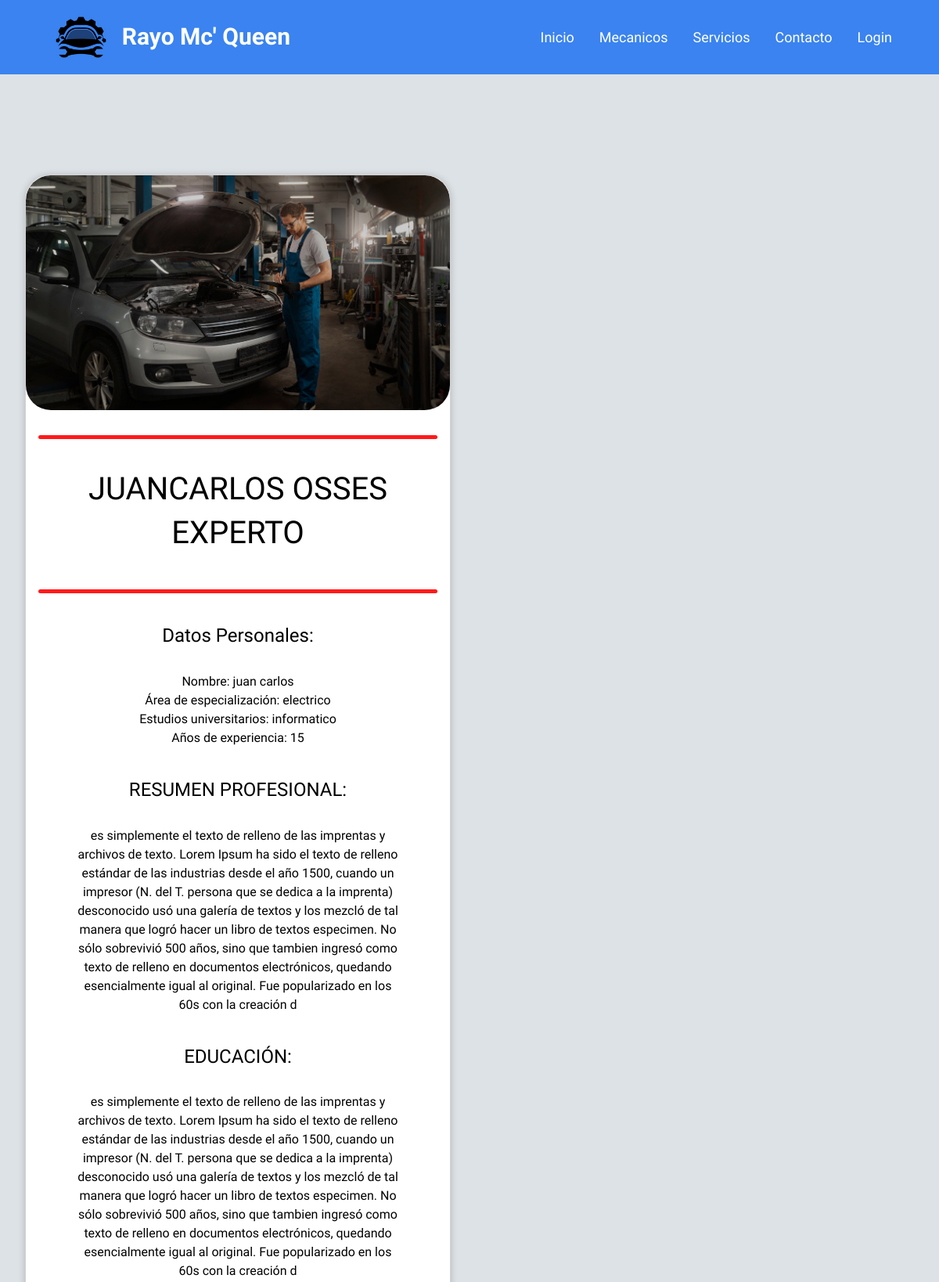
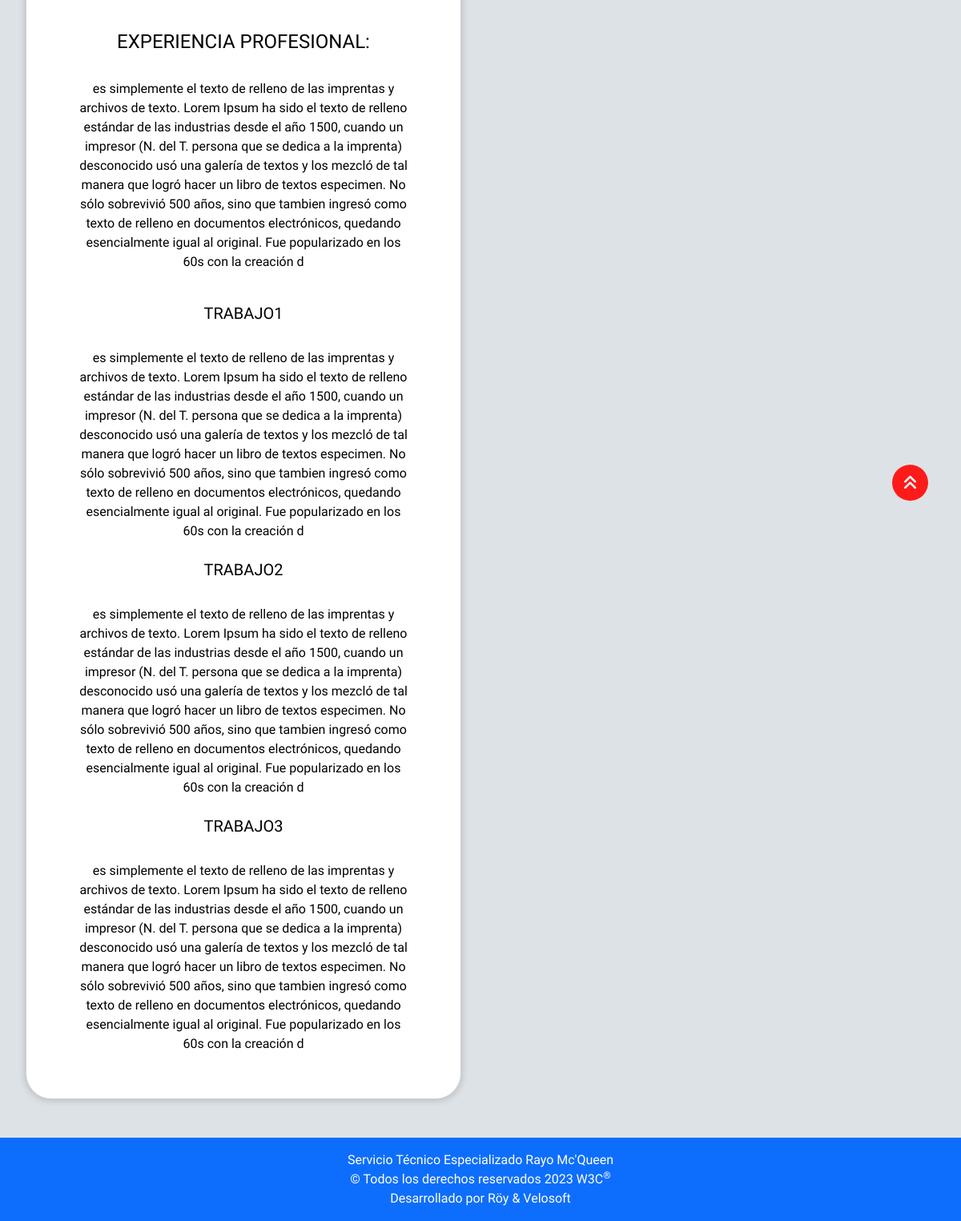
The page /detalle_mecanico/ on the database as committed earlier (2 pictures, top to bottom).
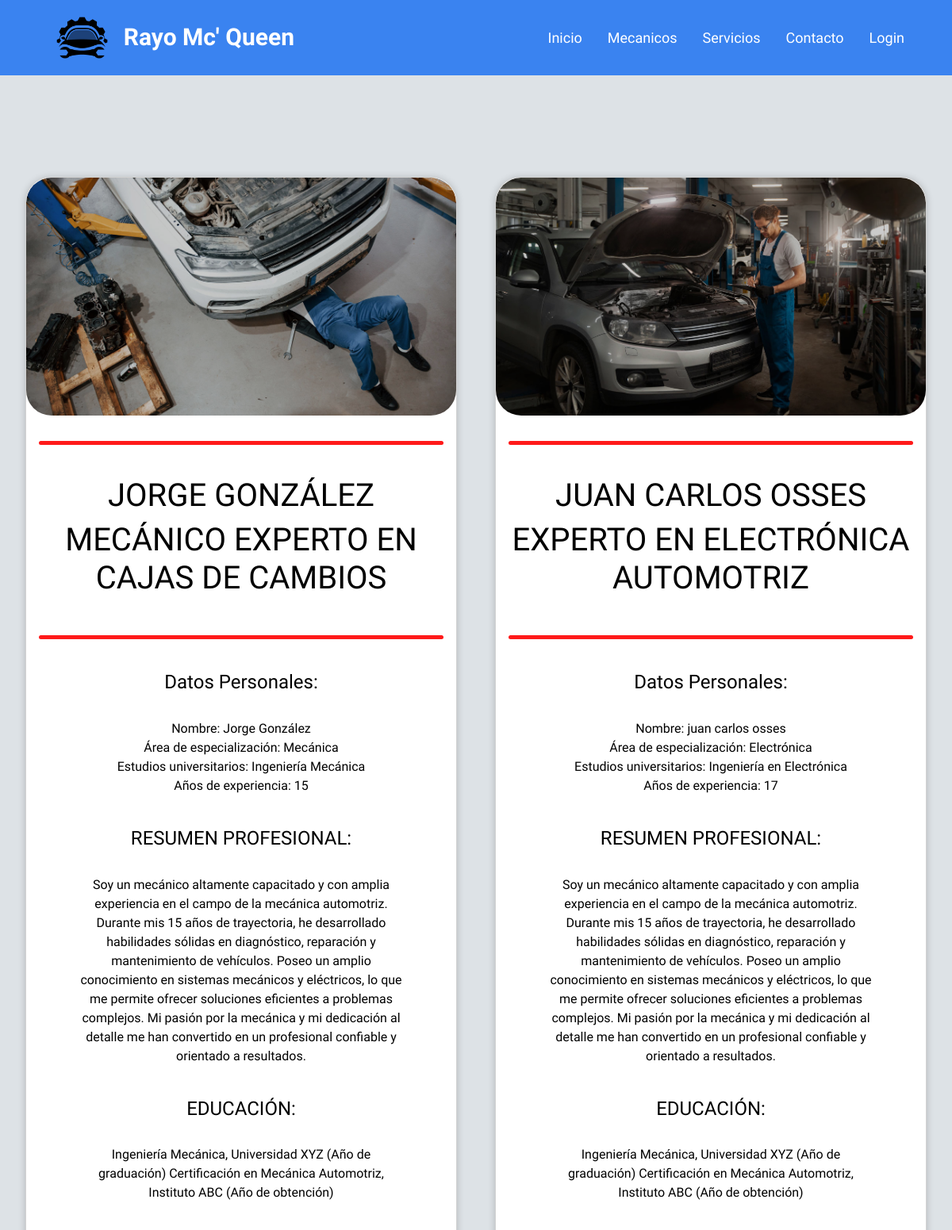
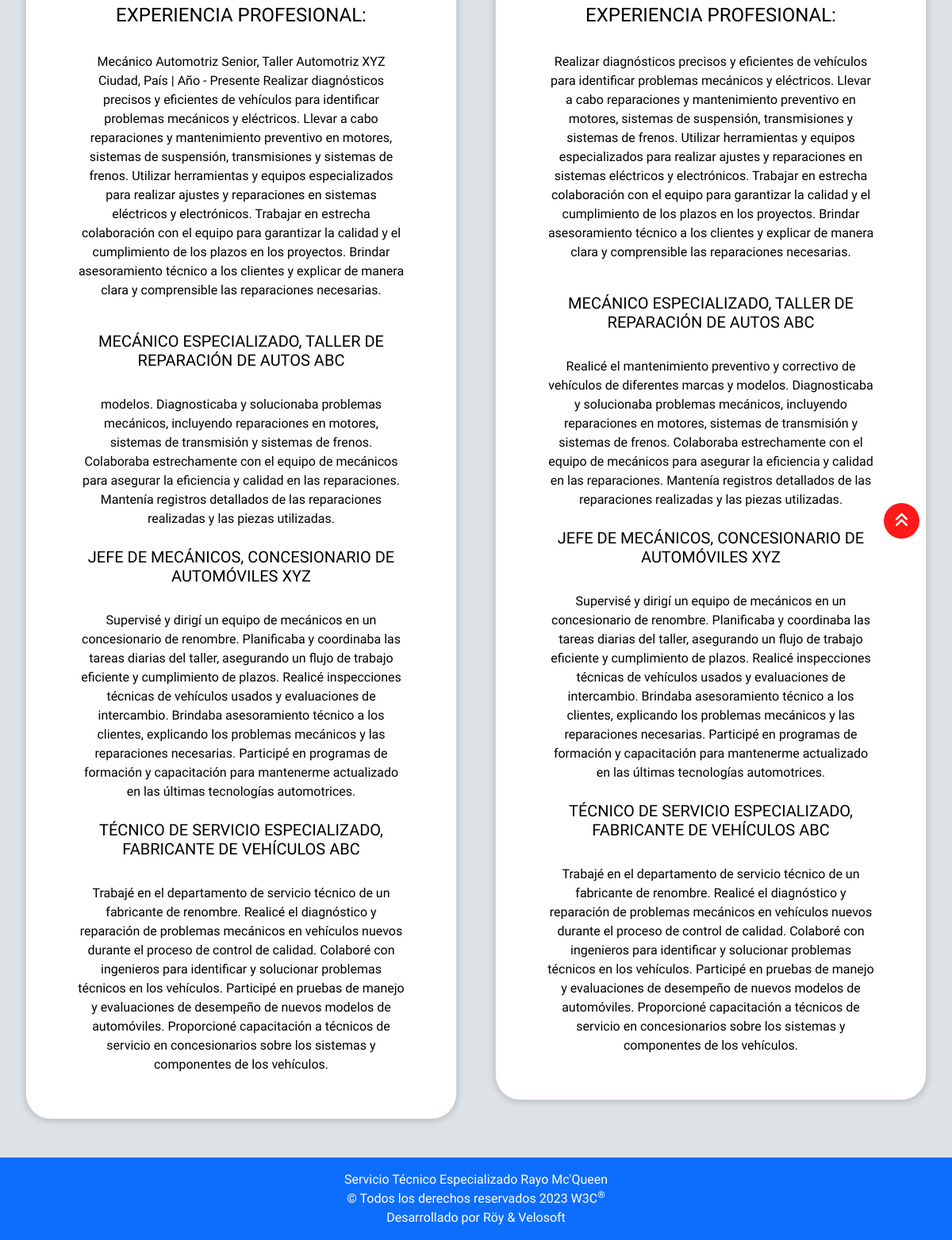
The same page on the database as committed later (2 pictures, top to bottom).
### rayoapp/models.py (models this page shows, shortened)
class Detalle_mecanico(models.Model):
    id = models.AutoField(primary_key=True)
    nombre_encabezado = models.CharField(max_length=100, verbose_name='Nombre_Encabezado', null=True)
    expertiz_encabezado = models.CharField(max_length=100, verbose_name='Expertiz_Encabezado', null=True)
    imagen = models.ImageField(upload_to='img/', verbose_name="Imagen", null=True)
    nombre = models.CharField(max_length=100, verbose_name='Nombre', null=True)
    especialidad = models.CharField(max_length=100, verbose_name='Especialidad', null=True)
    titulos = models.CharField(max_length=100, verbose_name='Titulos', null=True)
    agnos_exp = models.CharField(max_length=100, verbose_name='Años_Experiencia', null=True)
    resumen_pro = models.TextField(max_length=1000, verbose_name='Resumen_Pro', null=True)
    resumen_edu = models.TextField(max_length=1000, verbose_name='Resumen_Edu', null=True)
    resumen_exp = models.TextField(max_length=1000, verbose_name='Resumen_Exp', null=True)
    trabajo_uno = models.CharField(max_length=100, verbose_name='Trabajo_Uno', null=True)
    desc_tra_uno = models.TextField(max_length=1000, verbose_name='Descripción_tra_uno', null=True)
    trabajo_dos = models.CharField(max_length=100, verbose_name='Trabajo_Dos', null=True)
    desc_tra_dos = models.TextField(max_length=1000, verbose_name='Descripción_tra_dos', null=True)
    trabajo_tres = models.CharField(max_length=100, verbose_name='Trabajo_Tres', null=True)
    desc_tra_tres = models.TextField(max_length=1000, verbose_name='Descripción_tra_tres', null=True)

### rayoapp/views.py (the view)
# urls.py: path('detalle_mecanico/', views.detalle_mecanico, name='detalle_mecanico'),
def detalle_mecanico(request):
    detalles = Detalle_mecanico.objects.all()
    return render(request, 'paginas/detalle_mecanico.html', {'detalles': detalles})

### rayoapp/templates/paginas/detalle_mecanico.html (shortened to what this page needs)
{% extends 'base.html' %}
{% load static %}
{% block contenido %}
<br>
<br>
<br>
<div class="row row-cols-1 row-cols-md-1 row-cols-lg-2 g-5 m-2">
    {% for detalle in detalles %}
    <div class="col">
        <div class="card card-mecanico rounded-5" style="background-color: rgb(255, 255, 255);">
            <img src="{{ detalle.imagen.url }}" class="card-img-top img-card img-mecanico rounded-5" alt="...">
            <div class="card-body">
                <hr class="border-0" style="height: 5px; border-radius: 5px; background-color: #ff1a1a; opacity: 100%;">
                <h1 class="card-title text-black text-uppercase pt-4">{{ detalle.nombre_encabezado }}</h1>
                <h1 class="card-title text-black text-uppercase">{{ detalle.expertiz_encabezado }}</h1><br>
                <hr class="border-0" style="height: 5px; border-radius: 5px; background-color: #ff1a1a; opacity: 100%;">
                <div class="card-text text-black">
                    <h4 class="pt-4">Datos Personales:</h4><br>
                    <p>Nombre: {{ detalle.nombre }}<br>
                        Área de especialización: {{ detalle.especialidad }}<br>
                        Estudios universitarios: {{ detalle.titulos }}<br>
                        Años de experiencia: {{ detalle.agnos_exp }}</p><br>
                </div>
                <div class="card-text text-black px-5">
                    <h4 class="text-uppercase">Resumen profesional:</h4><br>
                    <p>{{ detalle.resumen_pro }}</p>
                    <br>
                    <h4 class="text-uppercase">Educación:</h4><br>
                    <p>{{ detalle.resumen_edu }}</p><br>
                    <h4 class="text-uppercase">Experiencia profesional:</h4><br>
                    <p>{{ detalle.resumen_exp }}</p><br>
                    <div>
                        <ul class="list-unstyled">
                            <h5 class="text-uppercase">{{ detalle.trabajo_uno }}</h5><br>
                            <ul class="list-unstyled">
                                <li>{{ detalle.desc_tra_uno }}</li><br>
                            </ul>
                            <h5 class="text-uppercase">{{ detalle.trabajo_dos }}</h5><br>
                            <ul class="list-unstyled">
                                <li>{{ detalle.desc_tra_dos }}</li><br>
                            </ul class="list-unstyled">
                            <h5 class="text-uppercase">{{ detalle.trabajo_tres }}</h5><br>
                            <ul class="list-unstyled">
                                <li>{{ detalle.desc_tra_tres }}</li><br>
                            </ul>
                        </ul>
                    </div>
                </div>
            </div>
        </div>
    </div>
    {% endfor %}
</div>
{% endblock %}

### rayoapp/templates/base.html (shortened to what this page needs)
{% load static %}
<!DOCTYPE html>
<html lang="en">
<head>
    <link href="https://cdn.jsdelivr.net/npm/bootstrap@5.3.0-alpha3/dist/css/bootstrap.min.css" rel="stylesheet"
>
    <link rel="stylesheet" href="{% static 'css/style_in.css' %}">
</head>
<body>
    <header>
        <nav class="navbar navbar-expand-lg " id="NavBarBarra">
            <div class="container-fluid">
                <img class="ImgLogo" src="{% static 'img/Logo.png' %}" alt="Logo">
                <a class="navbar-brand" href="{% url 'inicio' %}" id="Rayo">Rayo Mc' Queen</a>
                <div class="collapse navbar-collapse " id="navbarSupportedContent">
                    <ul class="navbar-nav ms-auto d-flex justify-content-center py-3 cp-4 gap-3 margen">
                        <li class="nav-item">
                            <a class="nav-link" aria-current="page" href="{% url 'inicio' %}">Inicio</a>
                        </li>
                        <li class="nav-item">
                            <a class="nav-link" href="{% url 'inicio' %}#Mecanicos">Mecanicos</a>
                        </li>
                        <li class="nav-item">
                            <a class="nav-link" href="{% url 'servicios' %}">Servicios</a>
                        </li>
                        <li class="nav-item">
                            <a class="nav-link" href="{% url 'contacto' %}">Contacto</a>
                        </li>
                        <li class="nav-item fs-4 text-warning">
                            {% if user.is_authenticated %}
                            <a class="nav-link" href="{% url 'logout' %}">Cerrar Sesión</a>
                            <i class="fa-solid fa-circle-user fa-lg" style="color: #ffffff;"></i>
                            <span class="fw-bold">{{ user.username|capfirst }}</span>
                            {% else %}
                            <a class="nav-link" href="{% url 'login' %}">Login</a>
                            {% endif %}
                        </li>
                    </ul>
                </div>
            </div>
        </nav>
    </header>
    {% block contenido %}
    {% endblock %}
    <div class="container-fluid mb-5">
        <div id="button-up" class="boton btn position-fixed mb-5 me-3" style="top: 70% !important;">
            <i class="fa-solid fa-angles-up fa-flip"></i>
        </div>
    </div>
    <footer class="container-fluid bg-primary text-white py-3">
        <div class="text-center">
            <p class="mb-0">Servicio Técnico Especializado Rayo Mc'Queen</p>
            <p class="mb-0">© Todos los derechos reservados 2023 W3C<sup>®</sup></p>
            <p class="mb-0">Desarrollado por Röy & Velosoft</p>
        </div>
    </footer>
</body>
</html>

### rayoapp/static/css/style_in.css (style rules this page uses)
* { margin: 0; padding: 0; box-sizing: border-box; font-family: 'M PLUS Rounded 1c', sans-serif; }
body { background: #dde2e6; }
header { background-color: #3a83f0; height: auto; text-align: center; }
.margen { margin-right: 5%; }
.nav-link { font-family: 'M PLUS Rounded 1c', sans-serif; font-weight: 400; font-size: 18px; color: #ffffff; display: inline-block; border-radius: 5px; padding: 10px; }
#Rayo { font-family: 'Overlock', cursive; font-weight: 900; font-size: 30px; color: #ffffff; margin-left: 20px; margin-bottom: 3px; }
.ImgLogo { margin-left: 5%; width: 65px; align-items: center; }
.btn { margin-top: 5px; margin-bottom: 20px; }
.img-card { height: 300px !important; object-fit: cover; filter: brightness(0.8); border-bottom: 2px #ff1a1a !important; }
.img-card { border-radius: 5%; }
.card-mecanico { border-radius: 5%; text-align: center; align-items: center; overflow: hidden; background: #fff; box-shadow: 0px 1px 10px rgba(0, 0, 0, 0.2); cursor: default; transition: all 400ms ease; }
.boton { width: 45px; height: 45px; background: #ff1a1a; display: flex; justify-content: center; align-items: center; color: white; border-radius: 50%; font-size: 20px; position: fixed; bottom: 50px; right: 25px; cursor: pointer; border: 5px solid transparent; transition: all 350ms ease; }

Rows that differ between the two databases and show on the page:
changed Detalle_mecanico: imagen: a different picture; nombre_encabezado "JUANCARLOS OSSES" → "JORGE GONZÁLEZ"; expertiz_encabezado "EXPERTO" → "MECÁNICO EXPERTO EN CAJAS DE CAMBIOS"; nombre "juan carlos" → "Jorge González"; especialidad "electrico" → "Mecánica"; titulos "informatico" → "Ingeniería Mecánica"; resumen_pro "es simplemente el texto de relleno de las imprentas y archivos de texto. Lorem Ipsum ha sido el texto de relleno estándar de las industrias desde el año 1500, cuando un impresor (N. del T. persona que se dedica a la imprenta) desconocido usó una galería de textos y los mezcló de tal manera que logró hacer un libro de textos especimen. No sólo sobrevivió 500 años, sino que tambien ingresó como texto de relleno en documentos electrónicos, quedando esencialmente igual al original. Fue popularizado en los 60s con la creación d" → "Soy un mecánico altamente capacitado y con amplia experiencia en el campo de la mecánica automotriz. Durante mis 15 años de trayectoria, he desarrollado habilidades sólidas en diagnóstico, reparación y mantenimiento de vehículos. Poseo un amplio conocimiento en sistemas mecánicos y eléctricos, lo que me permite ofrecer soluciones eficientes a problemas complejos. Mi pasión por la mecánica y mi dedicación al detalle me han convertido en un profesional confiable y orientado a resultados."; resumen_edu "es simplemente el texto de relleno de las imprentas y archivos de texto. Lorem Ipsum ha sido el texto de relleno estándar de las industrias desde el año 1500, cuando un impresor (N. del T. persona que se dedica a la imprenta) desconocido usó una galería de textos y los mezcló de tal manera que logró hacer un libro de textos especimen. No sólo sobrevivió 500 años, sino que tambien ingresó como texto de relleno en documentos electrónicos, quedando esencialmente igual al original. Fue popularizado en los 60s con la creación d" → "Ingeniería Mecánica, Universidad XYZ (Año de graduación) Certificación en Mecánica Automotriz, Instituto ABC (Año de obtención)"; resumen_exp "es simplemente el texto de relleno de las imprentas y archivos de texto. Lorem Ipsum ha sido el texto de relleno estándar de las industrias desde el año 1500, cuando un impresor (N. del T. persona que se dedica a la imprenta) desconocido usó una galería de textos y los mezcló de tal manera que logró hacer un libro de textos especimen. No sólo sobrevivió 500 años, sino que tambien ingresó como texto de relleno en documentos electrónicos, quedando esencialmente igual al original. Fue popularizado en los 60s con la creación d" → "Mecánico Automotriz Senior, Taller Automotriz XYZ Ciudad, País | Año - Presente Realizar diagnósticos precisos y eficientes de vehículos para identificar problemas mecánicos y eléctricos. Llevar a cabo reparaciones y mantenimiento preventivo en motores, sistemas de suspensión, transmisiones y sistemas de frenos. Utilizar herramientas y equipos especializados para realizar ajustes y reparaciones en sistemas eléctricos y electrónicos. Trabajar en estrecha colaboración con el equipo para garantizar la calidad y el cumplimiento de los plazos en los proyectos. Brindar asesoramiento técnico a los clientes y explicar de manera clara y comprensible las reparaciones necesarias."; trabajo_uno "TRABAJO1" → "MECÁNICO ESPECIALIZADO, TALLER DE REPARACIÓN DE AUTOS ABC"; desc_tra_uno "es simplemente el texto de relleno de las imprentas y archivos de texto. Lorem Ipsum ha sido el texto de relleno estándar de las industrias desde el año 1500, cuando un impresor (N. del T. persona que se dedica a la imprenta) desconocido usó una galería de textos y los mezcló de tal manera que logró hacer un libro de textos especimen. No sólo sobrevivió 500 años, sino que tambien ingresó como texto de relleno en documentos electrónicos, quedando esencialmente igual al original. Fue popularizado en los 60s con la creación d" → "modelos. Diagnosticaba y solucionaba problemas mecánicos, incluyendo reparaciones en motores, sistemas de transmisión y sistemas de frenos. Colaboraba estrechamente con el equipo de mecánicos para asegurar la eficiencia y calidad en las reparaciones. Mantenía registros detallados de las reparaciones realizadas y las piezas utilizadas."; trabajo_dos "TRABAJO2" → "JEFE DE MECÁNICOS, CONCESIONARIO DE AUTOMÓVILES XYZ"; desc_tra_dos "es simplemente el texto de relleno de las imprentas y archivos de texto. Lorem Ipsum ha sido el texto de relleno estándar de las industrias desde el año 1500, cuando un impresor (N. del T. persona que se dedica a la imprenta) desconocido usó una galería de textos y los mezcló de tal manera que logró hacer un libro de textos especimen. No sólo sobrevivió 500 años, sino que tambien ingresó como texto de relleno en documentos electrónicos, quedando esencialmente igual al original. Fue popularizado en los 60s con la creación d" → "Supervisé y dirigí un equipo de mecánicos en un concesionario de renombre. Planificaba y coordinaba las tareas diarias del taller, asegurando un flujo de trabajo eficiente y cumplimiento de plazos. Realicé inspecciones técnicas de vehículos usados y evaluaciones de intercambio. Brindaba asesoramiento técnico a los clientes, explicando los problemas mecánicos y las reparaciones necesarias. Participé en programas de formación y capacitación para mantenerme actualizado en las últimas tecnologías automotrices."; trabajo_tres "TRABAJO3" → "TÉCNICO DE SERVICIO ESPECIALIZADO, FABRICANTE DE VEHÍCULOS ABC"; desc_tra_tres "es simplemente el texto de relleno de las imprentas y archivos de texto. Lorem Ipsum ha sido el texto de relleno estándar de las industrias desde el año 1500, cuando un impresor (N. del T. persona que se dedica a la imprenta) desconocido usó una galería de textos y los mezcló de tal manera que logró hacer un libro de textos especimen. No sólo sobrevivió 500 años, sino que tambien ingresó como texto de relleno en documentos electrónicos, quedando esencialmente igual al original. Fue popularizado en los 60s con la creación d" → "Trabajé en el departamento de servicio técnico de un fabricante de renombre. Realicé el diagnóstico y reparación de problemas mecánicos en vehículos nuevos durante el proceso de control de calidad. Colaboré con ingenieros para identificar y solucionar problemas técnicos en los vehículos. Participé en pruebas de manejo y evaluaciones de desempeño de nuevos modelos de automóviles. Proporcioné capacitación a técnicos de servicio en concesionarios sobre los sistemas y componentes de los vehículos."
added Detalle_mecanico: imagen (picture), nombre_encabezado "JUAN CARLOS OSSES", expertiz_encabezado "EXPERTO EN ELECTRÓNICA AUTOMOTRIZ", nombre "juan carlos osses", especialidad "Electrónica", titulos "Ingeniería en Electrónica", agnos_exp "17", resumen_pro "Soy un mecánico altamente capacitado y con amplia experiencia en el campo de la mecánica automotriz. Durante mis 15 años de trayectoria, he desarrollado habilidades sólidas en diagnóstico, reparación y mantenimiento de vehículos. Poseo un amplio conocimiento en sistemas mecánicos y eléctricos, lo que me permite ofrecer soluciones eficientes a problemas complejos. Mi pasión por la mecánica y mi dedicación al detalle me han convertido en un profesional confiable y orientado a resultados.", resumen_edu "Ingeniería Mecánica, Universidad XYZ (Año de graduación) Certificación en Mecánica Automotriz, Instituto ABC (Año de obtención)", resumen_exp "Realizar diagnósticos precisos y eficientes de vehículos para identificar problemas mecánicos y eléctricos. Llevar a cabo reparaciones y mantenimiento preventivo en motores, sistemas de suspensión, transmisiones y sistemas de frenos. Utilizar herramientas y equipos especializados para realizar ajustes y reparaciones en sistemas eléctricos y electrónicos. Trabajar en estrecha colaboración con el equipo para garantizar la calidad y el cumplimiento de los plazos en los proyectos. Brindar asesoramiento técnico a los clientes y explicar de manera clara y comprensible las reparaciones necesarias.", trabajo_uno "MECÁNICO ESPECIALIZADO, TALLER DE REPARACIÓN DE AUTOS ABC", desc_tra_uno "Realicé el mantenimiento preventivo y correctivo de vehículos de diferentes marcas y modelos. Diagnosticaba y solucionaba problemas mecánicos, incluyendo reparaciones en motores, sistemas de transmisión y sistemas de frenos. Colaboraba estrechamente con el equipo de mecánicos para asegurar la eficiencia y calidad en las reparaciones. Mantenía registros detallados de las reparaciones realizadas y las piezas utilizadas.", trabajo_dos "JEFE DE MECÁNICOS, CONCESIONARIO DE AUTOMÓVILES XYZ", desc_tra_dos "Supervisé y dirigí un equipo de mecánicos en un concesionario de renombre. Planificaba y coordinaba las tareas diarias del taller, asegurando un flujo de trabajo eficiente y cumplimiento de plazos. Realicé inspecciones técnicas de vehículos usados y evaluaciones de intercambio. Brindaba asesoramiento técnico a los clientes, explicando los problemas mecánicos y las reparaciones necesarias. Participé en programas de formación y capacitación para mantenerme actualizado en las últimas tecnologías automotrices.", trabajo_tres "TÉCNICO DE SERVICIO ESPECIALIZADO, FABRICANTE DE VEHÍCULOS ABC", desc_tra_tres "Trabajé en el departamento de servicio técnico de un fabricante de renombre. Realicé el diagnóstico y reparación de problemas mecánicos en vehículos nuevos durante el proceso de control de calidad. Colaboré con ingenieros para identificar y solucionar problemas técnicos en los vehículos. Participé en pruebas de manejo y evaluaciones de desempeño de nuevos modelos de automóviles. Proporcioné capacitación a técnicos de servicio en concesionarios sobre los sistemas y componentes de los vehículos."
